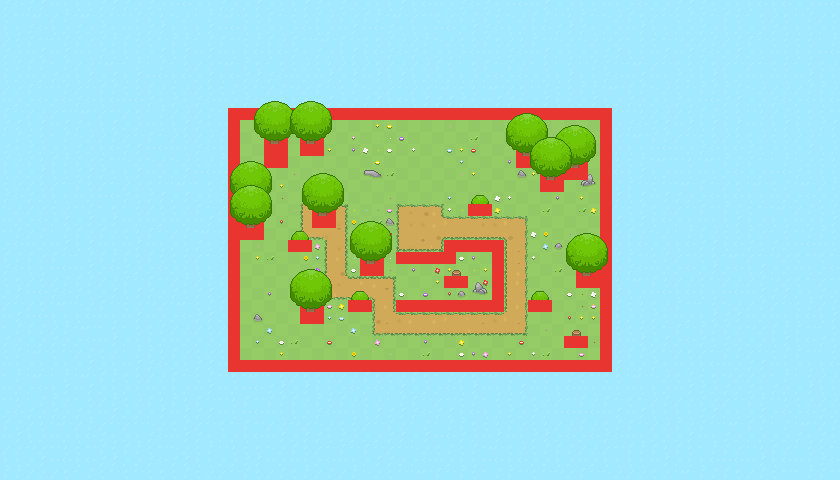

A level layout from a 2D game, rendered from its tile map. Below: a short description, then the map file with tile-grid data replaced by summaries:
An orthogonal 70x40 tile map with 12x12 px tiles, 15 tile layers (Mar, Camada de Blocos 1, Path, Grama Path, ...), 2 tilesets.

<map version="1.9" tiledversion="1.9.2" orientation="orthogonal" renderorder="right-down" width="70" height="40" tilewidth="12" tileheight="12" infinite="0" nextlayerid="16" nextobjectid="1">
 <editorsettings>
  <export target="collisionTileset.json" format="json" />
 </editorsettings>
 <tileset firstgid="1" source="paulo_tileset.tsx" />
 <tileset firstgid="183" source="collision.tsx" />
 <layer id="10" name="Mar" width="70" height="40">
  <data>[2800 cells, 2800 non-empty, 4 distinct tile ids]</data>
 </layer>
 <layer id="1" name="Camada de Blocos 1" width="70" height="40">
  <data>[2800 cells, 704 non-empty, 14 distinct tile ids]</data>
 </layer>
 <layer id="2" name="Path" width="70" height="40">
  <data>[2800 cells, 100 non-empty, 8 distinct tile ids]</data>
 </layer>
 <layer id="7" name="Grama Path" width="70" height="40">
  <data>[2800 cells, 81 non-empty, 8 distinct tile ids]</data>
 </layer>
 <layer id="8" name="Grama Path 2" width="70" height="40">
  <data>[2800 cells, 19 non-empty, 10 distinct tile ids]</data>
 </layer>
 <layer id="3" name="Arbustos" width="70" height="40">
  <data>[2800 cells, 16 non-empty, 4 distinct tile ids]</data>
 </layer>
 <layer id="6" name="Grama" width="70" height="40">
  <data>[2800 cells, 23 non-empty, 2 distinct tile ids]</data>
 </layer>
 <layer id="13" name="Flores" width="70" height="40">
  <data>[2800 cells, 104 non-empty, 28 distinct tile ids]</data>
 </layer>
 <layer id="4" name="Arvores" width="70" height="40">
  <data>[2800 cells, 120 non-empty, 20 distinct tile ids]</data>
 </layer>
 <layer id="5" name="Arvores 2" width="70" height="40">
  <data>[2800 cells, 112 non-empty, 24 distinct tile ids]</data>
 </layer>
 <layer id="9" name="Pedras" width="70" height="40">
  <data>[2800 cells, 15 non-empty, 8 distinct tile ids]</data>
 </layer>
 <layer id="11" name="Cercas" width="70" height="40">
  <data>[2800 cells, 23 non-empty, 6 distinct tile ids]</data>
 </layer>
 <layer id="12" name="Colisoes" width="70" height="40">
  <data>[2800 cells, 190 non-empty, 5 distinct tile ids]</data>
 </layer>
 <layer id="14" name="Foreground" width="70" height="40">
  <data>[2800 cells, 104 non-empty, 18 distinct tile ids]</data>
 </layer>
 <layer id="15" name="Foreground 2" width="70" height="40">
  <data>[2800 cells, 82 non-empty, 18 distinct tile ids]</data>
 </layer>
</map>